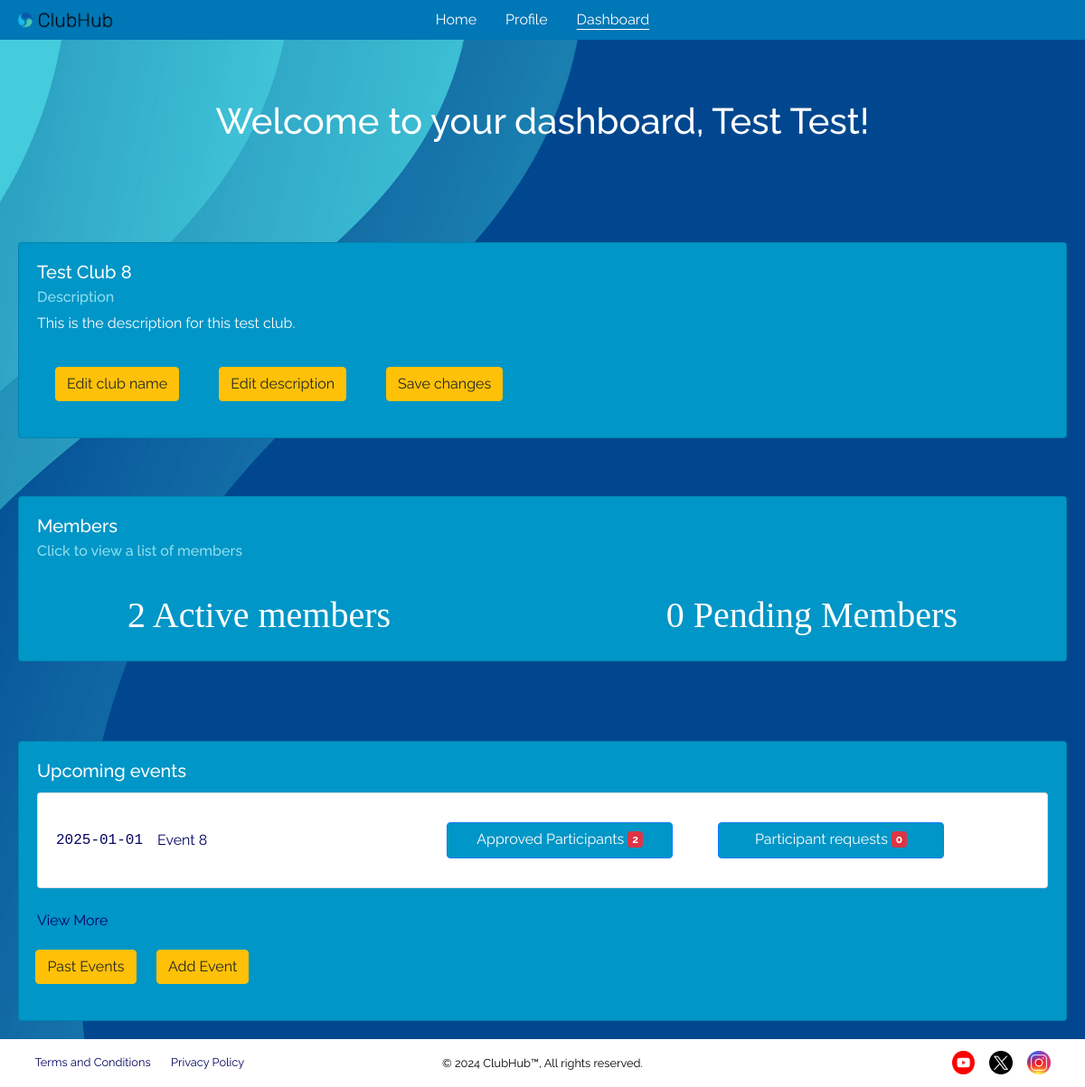
The page /cohome (signed in) on the database its author committed.
### tables this page shows
CREATE TABLE clubs (
    club_id             INTEGER         NOT NULL,
    club_name           TEXT            NOT NULL,
    club_description    TEXT            NOT NULL,
    creator             INTEGER         NOT NULL,
    validity            TEXT            NOT NULL CHECK (validity IN ('PENDING', 'APPROVED', 'REJECTED')) DEFAULT 'PENDING',
    created             DATETIME        NOT NULL DEFAULT CURRENT_TIMESTAMP,
    updated             DATETIME        NOT NULL DEFAULT CURRENT_TIMESTAMP,
    -----------------------------------------------------------------------
    PRIMARY KEY (club_id),
    FOREIGN KEY (creator) REFERENCES users(user_id)
);

CREATE TABLE events (
    event_id            INTEGER         NOT NULL,
    club_id             INTEGER         NOT NULL,
    event_name          TEXT            NOT NULL,
    event_description   TEXT            NOT NULL,
    venue               TEXT            NOT NULL,
    date                TEXT            NOT NULL,
    time                TEXT            NOT NULL,
    created             DATETIME        NOT NULL DEFAULT CURRENT_TIMESTAMP,
    updated             DATETIME        NOT NULL DEFAULT CURRENT_TIMESTAMP,
    -----------------------------------------------------------------------
    PRIMARY KEY (event_id),
    FOREIGN KEY (club_id) REFERENCES clubs(club_id)
);

### application/blueprints/coordinator.py (the view)
@coordinator.route("/cohome")
def cohome():
    invalid = validate_coordinator_perms(endpoint="/cohome")
    if invalid:
        return invalid
    user_id: int = session["user-id"]
    club_id = coordinator_functions.get_club_id(user_id)
    coordinator_name = coordinator_functions.get_coordinator_name(club_id)
    club_name, club_description = coordinator_functions.get_club_details(club_id)
    number_of_active_users = coordinator_functions.count_active_users(club_id)
    number_of_pending_users = coordinator_functions.count_pending_users(club_id)
    limited_upcoming_events = coordinator_functions.limited_view_all_upcoming_events(club_id)
    event_details = []
    if limited_upcoming_events is None:
        limited_upcoming_events = []
    else:
        for event in limited_upcoming_events:
            number_of_pending_participants = coordinator_functions.count_pending_participants(event["event_id"])
            number_of_approved_participants = coordinator_functions.count_approved_participants(event["event_id"])
            event_details.append(
                {
                    'event_id': event["event_id"],
                    'event_name': event["event_name"],
                    'event_date': event["date"],
                    'approved_participants': number_of_approved_participants,
                    'pending_participants': number_of_pending_participants,
                }
            )
    return render_template(
        "html/coordinator/coordinator-dashboard.html",
        coordinator_name=coordinator_name,
        club_id=club_id,
        active_users=number_of_active_users,
        pending_users=number_of_pending_users,
        club_title=club_name,
        club_description=club_description,
        limited_events=event_details
    )

### application/__init__.py (called while the page is built)
@app.teardown_appcontext
def close_connection(_exception) -> None:
    db: Connection = getattr(g, "_database", None)
    if db is not None:
        db.close()

### application/util/authentication/page_access.py (called while the page is built)
def validate_access_perms(user_type: str, endpoint: str) -> str | None:
    if "user" not in session:
        error(errtype=Error.RESTRICTED_PAGE_LOGGED_OUT, endpoint=endpoint)
        return render_template("html/misc/home.html")
    current_user_type: str = session["user-type"]
    if current_user_type != user_type:
        errtype: Error = Error[f"RESTRICTED_PAGE_{user_type}"]
        error(errtype=errtype, endpoint=endpoint, user_type=current_user_type)
        return render_template("html/misc/home.html")
    return None

### application/util/coordinator/coordinator_functions.py (called while the page is built)
def get_club_id(coordinator_id: int) -> int:
    result = query_db(
        """
            SELECT club_id FROM clubs
            WHERE creator=?;
        """,
        coordinator_id,
        single=True
    )
    return result["club_id"]

def get_coordinator_name(club_id: int) -> str:
    result = query_db(
        """
            SELECT users.first_name, users.last_name
            FROM users
            JOIN clubs ON users.user_id = clubs.creator
            WHERE clubs.club_id=?;
        """,
        club_id,
        single=True
    )
    return f"{result['first_name']} {result['last_name']}"

def get_club_details(club_id: int) -> tuple[str, str]:
    club_details = query_db(
        """
            SELECT club_name, club_description
            FROM clubs
            WHERE club_id=?;
        """,
        club_id,
        single=True
    )
    club_name = club_details["club_name"]
    club_description = club_details["club_description"]
    return club_name, club_description

def count_active_users(club_id: int) -> int:
    number_of_active_users = query_db(
        """
            SELECT COUNT(user_id) FROM club_memberships
            WHERE club_id=? and validity='APPROVED';
        """,
        club_id,
        single=True
    )
    return number_of_active_users[0]

def count_pending_users(club_id: int) -> int:
    number_of_pending_users = query_db(
        """
            SELECT COUNT(user_id) FROM club_memberships
            WHERE club_id=? and validity='PENDING';
        """,
        club_id,
        single=True
    )
    return number_of_pending_users[0]

### application/util/db_functions/__init__.py (called while the page is built)
def get_db() -> Connection:
    db: Connection | None = getattr(g, "_database", None)
    if db is None:
        db: Connection = connect(DB_PATH)
        db.row_factory = Row
        g._database = db
    return db

### application/templates/html/coordinator/coordinator-dashboard.html (shortened to what this page needs)
{% extends "html/base/base.html" %}
{% block links %}
    <link rel="stylesheet" href="https://cdn.jsdelivr.net/npm/bootstrap@4.0.0/dist/css/bootstrap.min.css"
>
{% endblock %}
{% block header %}
    <header>
        <h1 style="color: white;">Welcome to your dashboard, {{ coordinator_name }}!</h1>
    </header>
    <br/>
    <form id="clubForm" action="/cohome" method="post">
        <div class="card card-custom">
            <div class="card-body">
                <h5 class="card-title white-txt" id="editable_text1"  contenteditable="false">{{ club_title }} </h5>
                <h6 class="card-subtitle mb-2 t vlight_blue_txt">Description</h6>
                <p class="card-text white-txt" id="editable_text2" contenteditable="false">{{ club_description }}</p>
                <button class="btn btn-warning custom-button"
                        type="button"
                        onclick="toggleEditMode('editable_text1', 'name', this, 'club_name_value');">
                    Edit club name
                </button>
                <button class="btn btn-warning custom-button"
                        type="button"
                        onclick="toggleEditMode('editable_text2', 'description', this, 'club_description_value');">
                    Edit description
                </button>
                <button class="btn btn-warning custom-button" onclick="submitForm()">Save changes</button>
            </div>
        </div>
    </form>
    <br />
    <div class="card card-custom">
        <div class="card-body">
            <h5 class="card-title white-txt">Members</h5>
            <h6 class="card-subtitle mb-2 vlight_blue_txt">Click to view a list of members</h6>
            <br />
            <div class="d-flex justify-content-between">
                <a href="/memview/Approved" class="card-link custom-link"
                   style="margin-left: 100px;">{{ active_users }} Active members</a>
                <a href="/memview/Pending" class="card-link custom-link"
                   style="margin-right: 100px;">{{ pending_users }} Pending Members</a>
            </div>
        </div>
    </div>
    <br><br>
    <div class="card card-custom">
        <div class="card-body">
            <h5 class="card-title white-txt">Upcoming events</h5>
            {% if limited_events %}
                {% for event in limited_events %}
                    <ul class="list-group">
                        <li class="list-group-item" style="display: inline-flex">
                            <span class="date-column dark_link">{{ event.event_date }}</span>
                            <span class="event-name-column">
                                <a href="/edit-event/{{ event["event_id"] }}" class="card-link dark_link">{{ event.event_name }}</a>
                            </span>
                            <span class="button-column">
                                <a class="btn btn-primary card-custom custom-hover"
                                   href="/participantview/Approved/{{ event["event_id"] }}"
                                   role="button">
                                    Approved Participants
                                    <span class="badge bg-danger">{{ event.approved_participants }}</span>
                                </a>
                                <a class="btn btn-primary card-custom custom-hover"
                                   href="/participantview/Pending/{{ event["event_id"] }}"
                                   role="button">
                                    Participant requests
                                    <span class="badge bg-danger">{{ event.pending_participants }}</span>
                                </a>
                            </span>
                        </li>
                    </ul>
                {% endfor %}
            {% endif %}
            <br />
            <a href="eventview/Upcoming" class="card-link dark_link" role="button">
                View More
            </a>
            <br />
            <a style="margin-left: -0.1em;" href="eventview/Past" class="btn btn-warning custom-button" role="button">
                Past Events
            </a>
            <a style="margin-left: -0.1em;" href="/new-event" class="btn btn-warning custom-button" role="button">
                Add Event
            </a>
        </div>
    </div>
{% endblock %}

### application/static/css/base.css (style rules this page uses)
:root { --light-grey: #8a8988; --lighter-grey: #c4c4c4; --even-lighter-grey: #f2f2f2; --cyan: #3bbbd2; --light-blue: #0077b6; --lighter-blue: #0096c7; --even-lighter-blue: #90e0ef; --dark-blue: #023e8a; --darker-blue: #03045e; --lighter-green: #5afa8d; --light-green: #179645; --dark-green: #237543; --light-red: #db5658; --dark-red: #990f0f; --white: #ffffff; --black: #000000; --dark-grey: #1e2e33; --email-red: #f44336; --yt-red: #ff1c04; --pink: #e33667; --turquoise: #028080; }
* { box-sizing: border-box; }
body { scroll-behavior: smooth; margin: 0; padding: 0; background-color: var(--darker-blue); font-family: "Raleway", system-ui, Arial, sans-serif !important; color: var(--white); min-height: 100vh; display: flex; flex-direction: column; overflow-x: hidden; }
::placeholder { opacity: 0.6; }
header h1 { text-align: center; margin: 1.65em 0; }
a { text-decoration: none !important; color: var(--even-lighter-blue); }
.card-custom { margin: 20px; background-color: var(--lighter-blue) !important; color: white; }
.custom-link { font-size: 40px; font-family: "Tahoma", serif; color: var(--white); }
.custom-button { margin: 20px; background-color: var(--even-lighter-blue); color: var(--black); }
.custom-hover { background-color: var(--light-blue); color: var(--white); }
.dark_link { color: var(--darker-blue) }
.white-txt { color: var(--white); }
.vlight_blue_txt { color: var(--even-lighter-blue); }
.event-name-column { width: 300px;; }

### application/templates/html/coordinator/coordinator-dashboard.html (style rules this page uses)
body { background-image: url("../../../static/png/blue-background-flipped-xy.png"); background-size: cover; background-position: center center; }
.list-group-item { display: grid; grid-template-columns: 120px 400px auto auto; align-items: center; }
.date-column { padding-right: 1em; font-family: monospace; }
.button-column { display: flex; gap: 10px; }
.btn-primary { width: 250px; height: 40px; }

### rows shown on the page
clubs: club_name "Test Club 8", club_description "This is the description for this test club."
events: event_date "2025-01-01", event_name "Event 8", approved_participants "2", pending_participants "0"

### other values the page prints
{{ coordinator_name }} "Test Test"
{{ active_users }} "2"
{{ pending_users }} "0"
